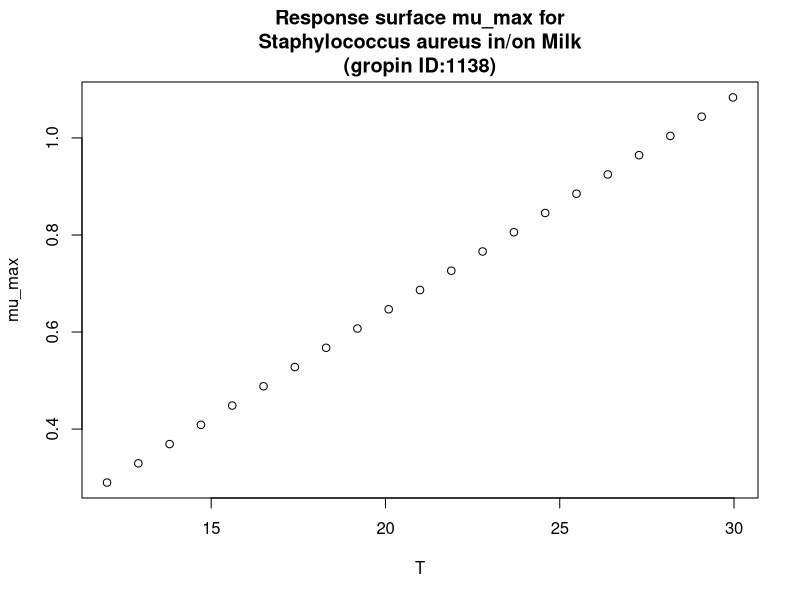

R code for this plot:
#############################
# start of Parameter script
#############################
T <- seq(12.012,29.97002997003,length.out=21)
#############################
# end of Parameter script
#############################
############################# 
# start of Model script Gropin ID 1138 
#############################
 
# constant coefficients for this model
 
variables <- data.frame(T)
argumentsPar <- expand.grid(variables)
 
# heart of the model
response_surface <- function(T) {
   mumax <-0.0442*(T-5.456)

return(mumax=mumax)
} 

# output parameters
mumax <- cbind(argumentsPar,response_surface(argumentsPar['T']))
colnames(mumax) <- c(colnames(argumentsPar),'mumax')
#############################
# End of Model script
#############################
############################# 
# start of Visualisation script Gropin ID 1138 
#############################
plot(T,mumax$mumax,
                          xlab='T',
                          ylab='mu_max',main='Response surface mu_max for
Staphylococcus aureus in/on Milk
(gropin ID:1138)')
#############################
# End of Visualisation script
#############################
